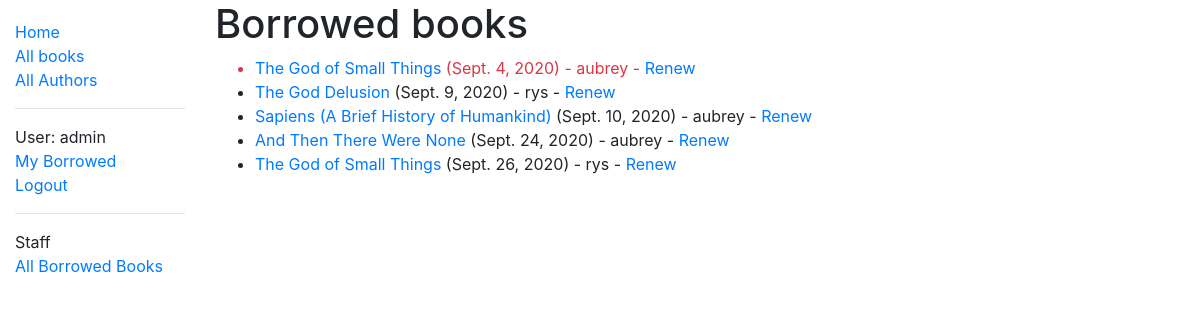
/catalog/allborrowed/ (signed in), run on the app's committed database.
### catalog/models.py (models this page shows, shortened)
class BookInstance(models.Model):
    id = models.UUIDField(primary_key=True, default=uuid.uuid4, help_text='Unique ID for this particular book across whole library')
    book = models.ForeignKey(Book, on_delete=models.SET_NULL, null=True)
    imprint = models.CharField(max_length=200)
    due_back = models.DateField(null=True, blank=True)
    LOAN_STATUS = (
        ('m', 'Maintenance'),
        ('o', 'On loan'),
        ('a', 'Available'),
        ('r', 'Reserved'),
    )
    status = models.CharField(
        max_length=1,
        choices=LOAN_STATUS,
        blank=True,
        default='m',
        help_text='Book availability',
    )
    borrower = models.ForeignKey(User, on_delete=models.SET_NULL, null=True,
                                 blank=True)
    @property
    def is_overdue(self):
        if self.due_back and date.today() > self.due_back:
            return True
        return False
    class Meta:
        ordering = ['due_back']
        permissions = (("can_mark_returned","Set book as returned"),)

class Book(models.Model):
    title = models.CharField(max_length=200)
    author = models.ForeignKey('Author', on_delete=models.SET_NULL, null=True)
    summary = models.TextField(max_length=1000, help_text='Enter a brief description of the book')
    isbn = models.CharField('ISBN', max_length=13,
                            help_text='13 Character <a href="https://www.isbn-international.org/content/what-isbn">ISBN number</a>')
    genre = models.ManyToManyField(Genre, help_text='Select a genre for this book')
    language = models.ForeignKey('Language', on_delete=models.SET_NULL, null=True, help_text='Select a language for this book')

### catalog/views.py (the view)
# urls.py: path('allborrowed/', views.AllBorrowedBooksListView.as_view(),
class AllBorrowedBooksListView(PermissionRequiredMixin, generic.ListView):
    permission_required = ('catalog.can_mark_returned',)
    model = BookInstance
    template_name='catalog/bookinstance_list_all_borrowed.html'
    paginate_by = 10
    def get_queryset(self):
        return BookInstance.objects\
                .filter(borrower__isnull=False)\
                .filter(status__exact='o')\
                .order_by('due_back')

### catalog/templates/catalog/bookinstance_list_all_borrowed.html
{% extends "base_generic.html" %}
{% block content %}
  <h1>Borrowed books</h1>
  <ul>
    {% for bookinst in bookinstance_list %}
    <li class="{% if bookinst.is_overdue %}text-danger{% endif %}">
      <a href="{% url 'book-detail' bookinst.book.pk %}">
        {{ bookinst.book.title }}
      </a>  ({{ bookinst.due_back }})
      <span> - {{ bookinst.borrower.get_username }}</span>
      {% if perms.catalog.can_mark_returned %} -
      <a href="{% url 'renew-book-librarian' bookinst.id %}">
        Renew
      </a>
      {% endif %}
    </li>
    {% empty %}
    <li>There are no books borrowed</li>
    {% endfor %}
  </ul>
{% endblock %}

### catalog/templates/base_generic.html (shortened to what this page needs)
<!DOCTYPE html>
<html lang="en">
  <head>
    <link rel="stylesheet"
          href="https://stackpath.bootstrapcdn.com/bootstrap/4.1.3/css/bootstrap.min.css"
>
    {% load static %}
    <link rel="stylesheet" href="{% static 'css/styles.css' %}">
  </head>
  <body>
    <div class="container-fluid">
      <div class="row">
        <div class="col-sm-2">
          {% block sidebar %}
          <ul class="sidebar-nav">
            <li><a href="{% url 'index' %}">Home</a></li>
            <li><a href="{% url 'books' %}">All books</a></li>
            <li><a href="{% url 'authors' %}">All Authors</a></li>
            {% if user.is_authenticated %}
            <hr>
            <li>User: {{ user.get_username }}</li>
            <li><a href="{% url 'my-borrowed' %}">My Borrowed</a></li>
            <li><a href="{% url 'logout' %}?next={{ request.path }}">Logout</a></li>
            {% if perms.catalog.can_mark_returned %}
            <hr>
            Staff
            <li><a href="{% url 'all-borrowed' %}">All Borrowed Books</a></li>
            {% endif %}
            {% else %}
            <li><a href="{% url 'login' %}?next={{ request.path }}">Login</a></li>
            {% endif %}
          </ul>
          {% endblock %}
        </div>
        <div class="col-sm-10">
          {% block content %}{% endblock %}
      </div>
    </div>
  </body>
</html>

### catalog/static/css/styles.css (style rules this page uses)
.sidebar-nav { margin-top: 20px; padding: 0; list-style: none; }

### data on the page
BookInstance: book "The God of Small Things", due_back "Sept. 4, 2020", borrower.get_username "aubrey"
BookInstance: book "The God Delusion", due_back "Sept. 9, 2020", borrower.get_username "rys"
BookInstance: book "Sapiens (A Brief History of Humankind)", due_back "Sept. 10, 2020", borrower.get_username "aubrey"
BookInstance: book "And Then There Were None", due_back "Sept. 24, 2020", borrower.get_username "aubrey"
BookInstance: book "The God of Small Things", due_back "Sept. 26, 2020", borrower.get_username "rys"

### other printed values
{{ user.get_username }} "admin"
